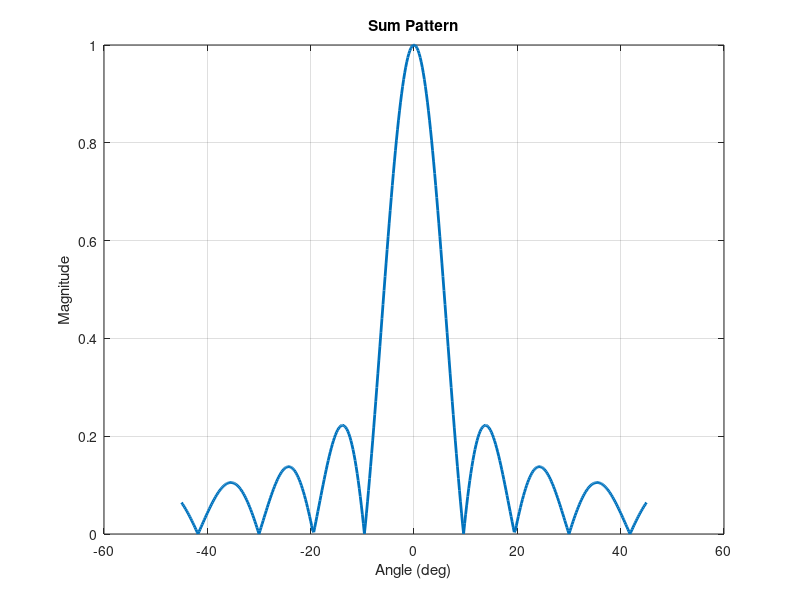
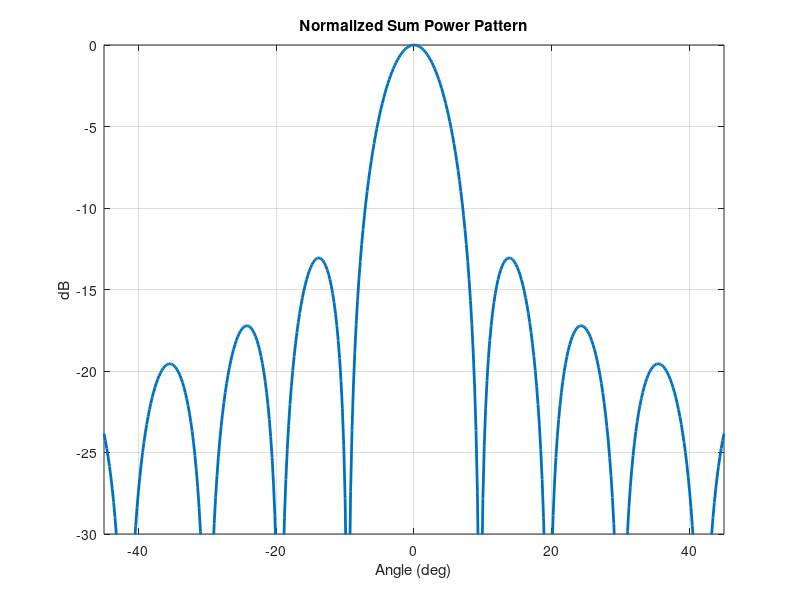
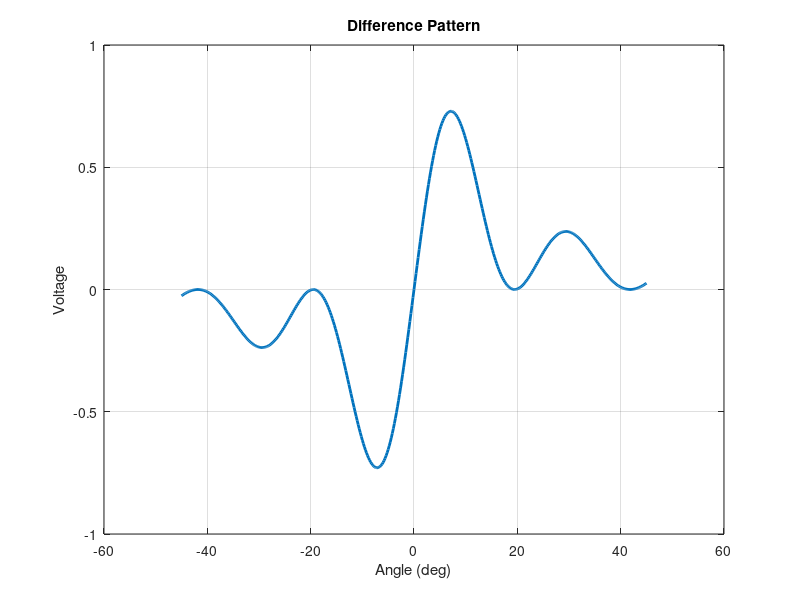
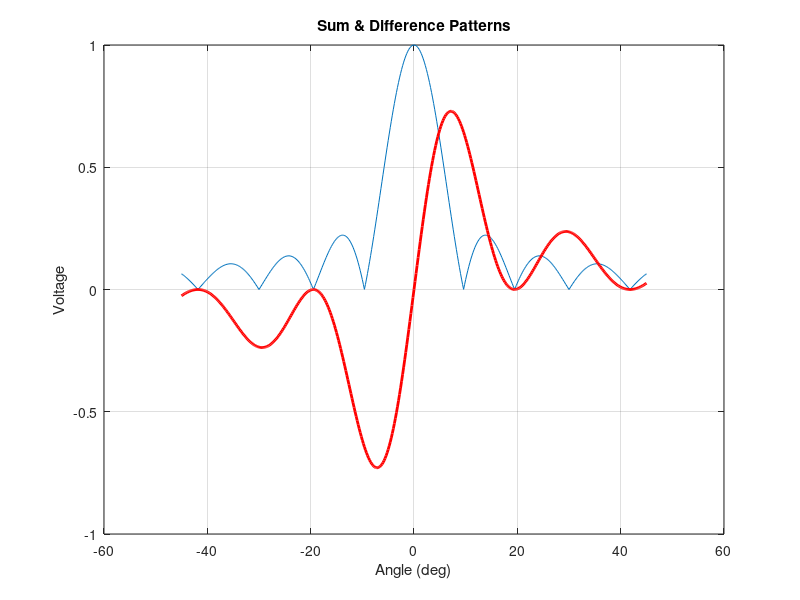

Write the MATLAB code that produced these figures, in order.
%close all
global hpbw

N = 12;
angmax = 45;
%-------------------------------
theta_deg = -angmax:0.2:angmax;
theta = pi/180*theta_deg';

Null2Null_bw = 2/N * 180/pi;
hpbw = 0.886*Null2Null_bw;
hpbw_onesided = hpbw/2;

Nend = (N-1)/2;
phi = pi*sin(theta)*(-Nend:Nend);

s = exp(1j*phi');

Sum = sum(s);
Dif = 1j*(sum(s(1:N/2,:))-sum(s(N/2+1:N,:)));

rho = real(Dif.*conj(Sum))./abs(Sum).^2;
rho2 = real(Dif)./abs(Sum);

peak = max(Sum);
Sum = abs(Sum/peak);
Dif = real(Dif/peak);
Sum2D = Sum.' * Sum;

figure(1)
plot(theta_deg,Sum,'LineWidth',2)
grid on
xlabel('Angle (deg)')
ylabel('Magnitude')
title('Sum Pattern')

figure(2)
plot(theta_deg,20*log10(Sum),'LineWidth',2)
grid on
xlabel('Angle (deg)')
ylabel('dB')
axis([-angmax angmax -30 0])
title('Normalized Sum Power Pattern')

figure(3)
plot(theta_deg,Dif,'LineWidth',2)
grid on
xlabel('Angle (deg)')
ylabel('Voltage')
title('Difference Pattern')

figure(4)
plot(theta_deg,Sum,theta_deg,Dif,'r','LineWidth',2)
grid on
xlabel('Angle (deg)')
ylabel('Voltage')
title('Sum & Difference Patterns')

figure(5)
plot(theta_deg,rho,theta_deg,rho2,'r','LineWidth',2)
hold on
plot(theta_deg,tan(15.7*theta_deg*pi/180),'k*')
grid on
xlabel('Angle (deg)')
ylabel('Ratio')
title('Monopulse Ratio')
angmax2 = floor(2*Null2Null_bw)/2;
axis([-angmax2 angmax2 -2 2])

figure(6)
mesh(theta_deg,theta_deg,abs(Sum2D))
colormap('jet')
xlabel('El')
ylabel('Az')
title('Sum Pattern')

%---------
azdata = theta_deg;
eldata = theta_deg;
sumdata = Sum2D;
difazdata = Dif;
difeldata = Dif;
